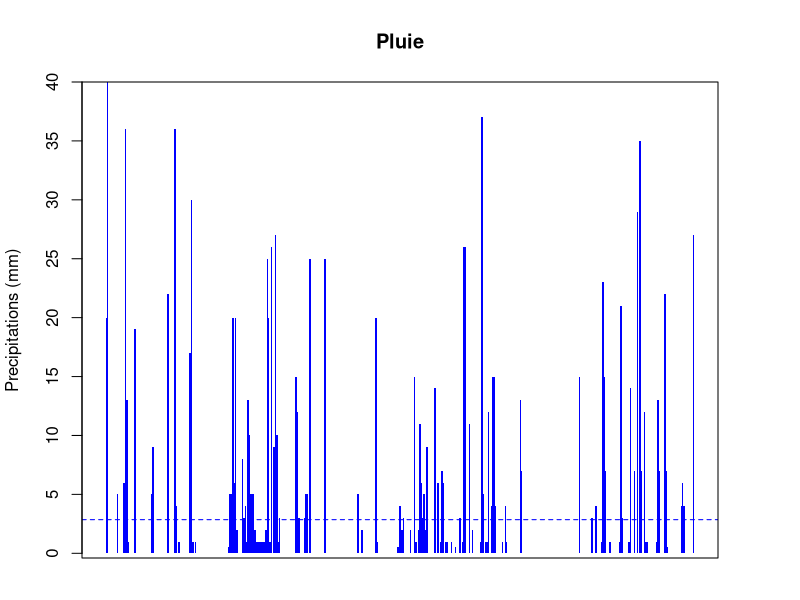
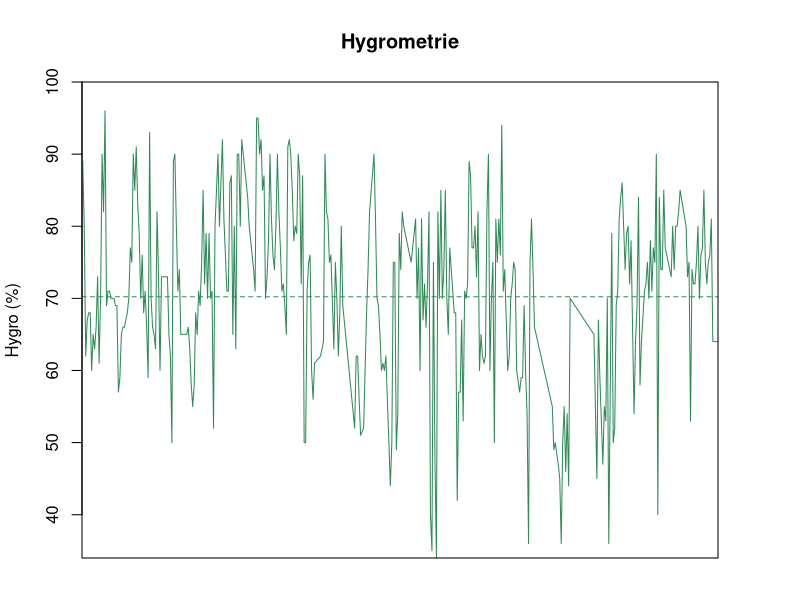
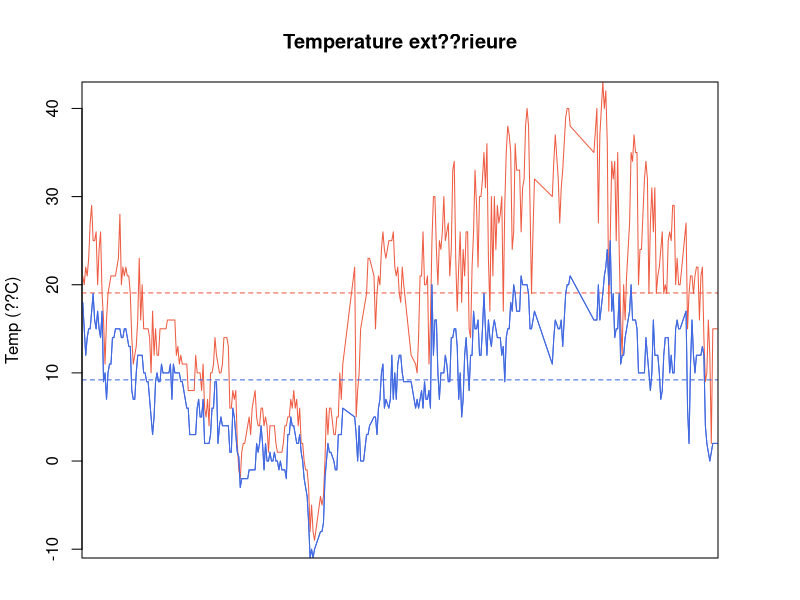
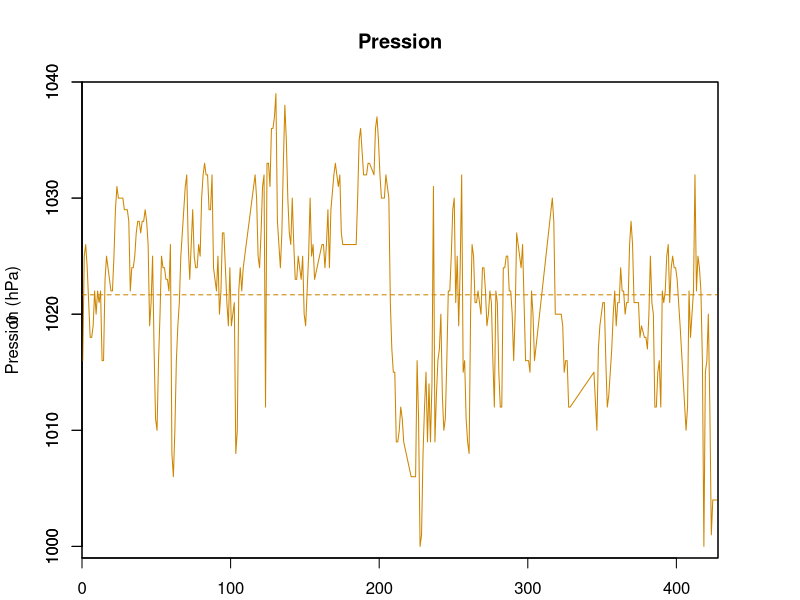

Recreate these plots in R, in order.
#! /usr/bin/Rscript

meteoGrenoble <- read.csv(file="Grenoble.csv",head=TRUE,sep=";")

plot_pluie = function(pluie) {
  pluie <- fill_gaps_zero(pluie)
  
	meanPluie <- mean(pluie)
	
	pluie <- complete(pluie, 0, size)
  lty.o <- par("lty")

	par (mar=c(2, 4, 4, 4) + 0.1, lty=0)
	barplot (pluie, space=0,  col='blue', ylab='Precipitations (mm)', axes=FALSE)
  # Reset to old value
  par(lty = lty.o)
	abline(h=meanPluie, col="blue",lty=2)

	axis (2, at=seq(0, max(pluie), 5))
  
	box()
}

plot_hygro = function(hygro) {
  hygro <- fill_gaps_linear(hygro)
  
	meanHygro <- mean(hygro)
	
	hygro <- complete(hygro, meanHygro, size)
  
	hygroRange <- range(hygro)
	
	plot.new()
	plot.window(xlim=c(0,size), ylim=c(min(hygroRange),100), xaxs='i', yaxs='i')
	axis (2)
	mtext ('Hygro (%)', 2, line=3)
	lines (seq(from=0.5, to=size-0.5,by=1), hygro, col="seagreen4")
	abline(h=meanHygro, col="seagreen4", lty=2)
	box()
}

plot_temp = function(max, min) {
  max <- fill_gaps_linear(max)
  min <- fill_gaps_linear(min)
  
	tempRange <- range(max, min)
	tempRange <- range(min(0, min(tempRange)), max(tempRange, 35))

	meanMax <- mean(max)
	meanMin <- mean(min)

	max <- complete(max, meanMax, size)
	min <- complete(min, meanMin, size)
	
	average <- get_avg(min, max)

	plot.new()
	plot.window(xlim=c(0,size), ylim=tempRange, xaxs='i', yaxs='i')
	axis (2)
	mtext ('Temp (??C)', 2, line=3)
	lines (seq(0.5,size-0.5,1), max, col="tomato2")
	abline(h=meanMax, col="tomato2",lty=2)
	lines (seq(0.5,size-0.5,1), min, col="royalblue")
	abline(h=meanMin, col="royalblue",lty=2)
	lines (seq(0.5,size-0.5,1), average, col="royalblue")
	box()
}

plot_pression = function(pression) {
  pression <- fill_gaps_linear(pression)
  
	pression <- increase_to(pression, 1000)
	pressionRange <- range(max(pression)+1, min(pression)-1) 
	meanPression <- mean(pression)

	pression <- complete(pression, meanPression, size)
	plot(0, 0, xlim=c(0,size), ylim=pressionRange, xaxs='i', yaxs='i')
	axis (2)
	mtext ('Pression (hPa)', 2, line=3)
	lines (seq(0.5,size-0.5,1), pression, col="orange3")
	abline(h=meanPression, col="orange3",lty=2)
	box()
}

do_plot_single = function(data1) {
	size <<- length(data1$Date)
	
	plot_pluie(data1$Pluie)
	title("Pluie")
	
	plot_hygro(data1$Hygro)
	title("Hygrometrie")

	plot_temp(data1$Temp.max, data1$Temp.min)
	title("Temperature ext??rieure")
	#plot_temp(data1$Temp.int.max, data1$Temp.int.min)
	#title("Temp??rature int??rieure")

	plot_pression(data1$Pression)
	title("Pression")
}

do_plot_multi = function(data1, data2) {
	size <- length(data1$Date)
	size <<- max(size, length(data2$Date))
	
	layout(matrix(1:2, 2, 1))
	plot_pluiehygro(data1$Pluie, data1$Hygro)
	title("Pluie et Hygrom??trie (Revel)")
	plot_pluiehygro(data2$Pluie, data2$Hygro)
	title("(Martinique)")

	layout(matrix(1:3, 3, 1))
	plot_temp(data1$Temp.max, data1$Temp.min)
	title("Temperature ext??rieure (Revel)")
	#plot_temp(data1$Temp.int.max, data1$Temp.int.min)
	#title("Temp??rature int??rieure (Revel)")
	plot_temp(data2$Temp.max, data2$Temp.min)
	title("(Martinique)")

	layout(matrix(1:2, 2, 1))
	plot_pression(data1$Pression)
	title("Pression (Revel)")
	plot_pression(data2$Pression)
	title("(Martinique)")
}

fill_gaps_zero = function(lst){
	for (i in 1:length(lst)) {
	  if (is.na(lst[i])) {
	    lst[i] = 0
	  }
	}
	return(lst)
}

fill_gaps_linear = function(lst){
  max <- length(lst)
	for (i in 1:max) {
	  #if we have an invalid value
	  if (!is.na(lst[i])) {
	    next
	  }

	  #pick up the prev value, or NA if there's no
	  if (i != 1) {
	    prev <- lst[i-1]
	  } else {
   	  prev <- NA
    }	  
	  #set j to next valid value
	  j <- i + 1
		while (j < max && is.na(lst[j])) {
		  j <- j+1
		}
		# i == j impossible
		
		# if we didn't reach the end of the list,
		if (j != max) {
      nxt = lst[j]
		} else {
		  # use the last valid value
		  nxt = prev		
		}
		
		#if we had no previous value, use the next valid one
		if (is.na(prev)) {
		  prev = nxt
		}
		
		# fill the gap

		slice = (nxt-prev)/(j-i+1)
		for (k in i:(j)) {
		  # with linearily increasing values, between prev and nxt
		  lst[k] = prev + slice*(k-i+1)
		}
	}
	return(lst)
}
#fill_gaps_linear(meteoRevel$Pluie)

increase_to = function(lst, value){
	for (i in 1:length(lst)) {
		if (lst[i] < value)
			lst[i] <- lst[i] + value
		else 
			break
	}
	return(lst)
}
get_avg = function(lst1, lst2){
	average <- list()
	for (t in 1:size) {
		average <- c(average, (lst1[t] + lst1[t]) / 2)
	}
	return(average)
}

complete = function(lst, val, totalLength){
	diff <- totalLength - length(lst)
	if (diff == 0) {
		return(lst)
	} else {
		return(c(lst, seq(val, val, length=diff)))
	}
}

#do_plot_single(meteoBonnot)
do_plot_single(meteoGrenoble)

#do_plot_multi(meteoRevel, meteoBonnot)
